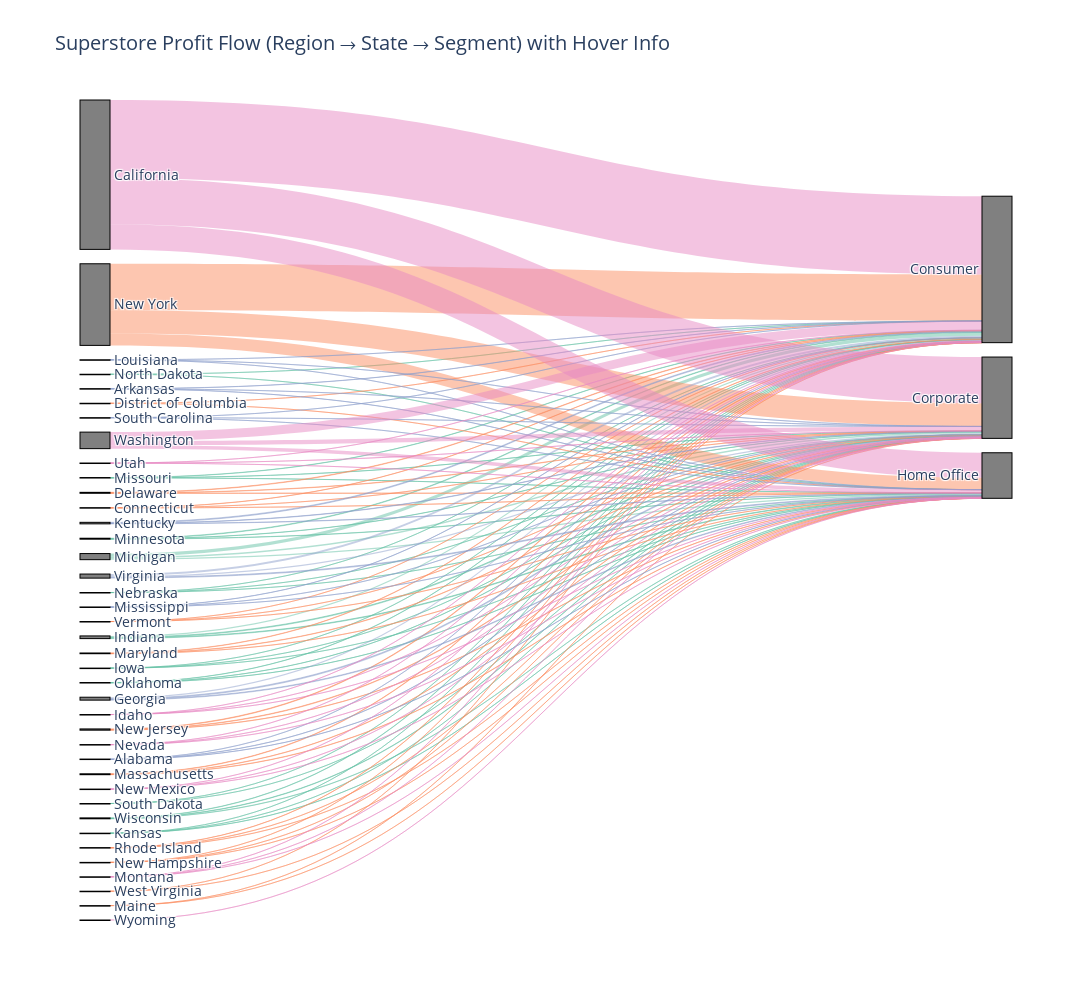

Notebook cell for this chart:
### Code cell
import pandas as pd
import plotly.graph_objects as go
import plotly.colors as pc

# Group by Region → State → Segment and sum Profit
grouped = ss.groupby(["Region", "State", "Segment"])["Profit"].sum().reset_index()

# Get unique labels (Region, State, Segment)
all_labels = pd.concat([grouped["Region"], grouped["State"], grouped["Segment"]]).unique()
label_dict = {label: i for i, label in enumerate(all_labels)}

# Map labels to indices
grouped["region_idx"] = grouped["Region"].map(label_dict)
grouped["state_idx"] = grouped["State"].map(label_dict)
grouped["segment_idx"] = grouped["Segment"].map(label_dict)

# Assign distinct colors to each region
unique_regions = grouped["Region"].unique()
region_colors = pc.qualitative.Set2[:len(unique_regions)]
region_color_dict = {region: region_colors[i] for i, region in enumerate(unique_regions)}

# Assign node colors (regions color-coded)
node_colors = [region_color_dict.get(label, "gray") for label in label_dict.keys()]

# Convert RGB to RGBA (for link transparency)
def rgb_to_rgba(rgb_str, alpha=0.5):
    rgb_values = rgb_str[rgb_str.find("(")+1:rgb_str.find(")")].split(",")
    return f"rgba({rgb_values[0]},{rgb_values[1]},{rgb_values[2]},{alpha})"

# Assign link colors based on Region colors
link_colors = [rgb_to_rgba(region_color_dict[region], alpha=0.5) for region in grouped["Region"]] * 2

# Create `customdata` for both Region → State and State → Segment edges
customdata_links = (
    grouped[["Region", "State", "Profit"]].values.tolist() +
    grouped[["State", "Segment", "Profit"]].values.tolist()
)

# Create Sankey diagram
fig = go.Figure(data=[go.Sankey(
    node=dict(
        pad=20,
        thickness=30,
        line=dict(color="black", width=1),
        label=list(label_dict.keys()),
        color=node_colors
    ),
    link=dict(
        source=grouped["state_idx"].tolist(),
        target=grouped["segment_idx"].tolist(),
        value=grouped["Profit"].tolist() + grouped["Profit"].tolist(),
        color=link_colors,  # Use same colors for both layers
        customdata=customdata_links,
        hovertemplate=(
            "Source: %{customdata[0]}<br>"
            "Target: %{customdata[1]}<br>"
            "Profit: $%{customdata[2]:,.2f}<extra></extra>"
        )
    )
)])

# Update layout
fig.update_layout(
    title_text="Superstore Profit Flow (Region → State → Segment) with Hover Info",
    font_size=14,
    width=1200,
    height=1000,
)

fig.show()

### Figure 1 — Plotly figure (JSON) as saved in the notebook; plotly's stock layout.template omitted (floating-point values rounded to 4 significant figures; data arrays with more than 128 entries replaced by an {"elided": "..."} marker saying what was removed)
{"data": [{"link": {"color": {"elided": "280 str values"}, "customdata": {"elided": "280x3 mixed values"}, "hovertemplate": "Source: %{customdata[0]}<br>Target: %{customdata[1]}<br>Profit: $%{customdata[2]:,.2f}<extra></extra>", "source": {"elided": "140 int values"}, "target": {"elided": "140 int values"}, "value": {"elided": "280 float values"}}, "node": {"color": ["rgb(102,194,165)", "rgb(252,141,98)", "rgb(141,160,203)", "rgb(231,138,195)", "gray", "gray", "gray", "gray", "gray", "gray", "gray", "gray", "gray", "gray", "gray", "gray", "gray", "gray", "gray", "gray", "gray", "gray", "gray", "gray", "gray", "gray", "gray", "gray", "gray", "gray", "gray", "gray", "gray", "gray", "gray", "gray", "gray", "gray", "gray", "gray", "gray", "gray", "gray", "gray", "gray", "gray", "gray", "gray", "gray", "gray", "gray", "gray", "gray", "gray", "gray", "gray"], "label": ["Central", "East", "South", "West", "Illinois", "Indiana", "Iowa", "Kansas", "Michigan", "Minnesota", "Missouri", "Nebraska", "North Dakota", "Oklahoma", "South Dakota", "Texas", "Wisconsin", "Connecticut", "Delaware", "District of Columbia", "Maine", "Maryland", "Massachusetts", "New Hampshire", "New Jersey", "New York", "Ohio", "Pennsylvania", "Rhode Island", "Vermont", "West Virginia", "Alabama", "Arkansas", "Florida", "Georgia", "Kentucky", "Louisiana", "Mississippi", "North Carolina", "South Carolina", "Tennessee", "Virginia", "Arizona", "California", "Colorado", "Idaho", "Montana", "Nevada", "New Mexico", "Oregon", "Utah", "Washington", "Wyoming", "Consumer", "Corporate", "Home Office"], "line": {"color": "black", "width": 1}, "pad": 20, "thickness": 30}, "type": "sankey"}], "layout": {"font": {"size": 14}, "height": 1000, "title": {"text": "Superstore Profit Flow (Region → State → Segment) with Hover Info"}, "width": 1200}}
